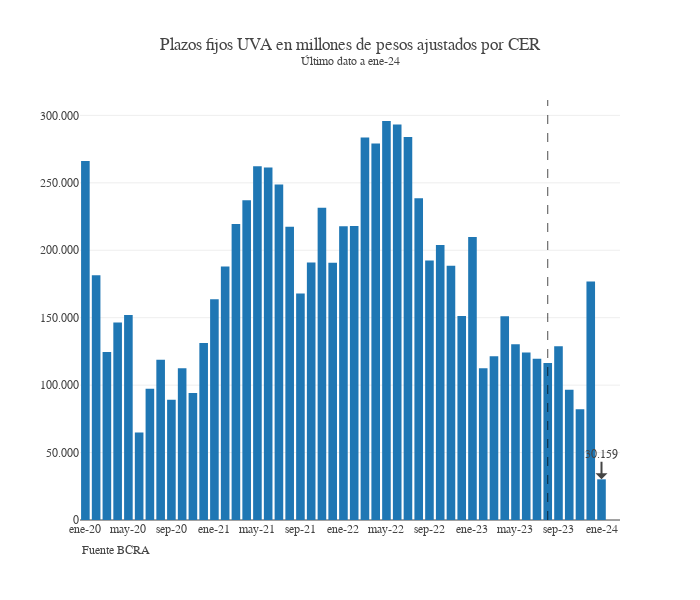

Source (notebook cell):
### Code cell
fig = go.Figure()
fig.add_trace(go.Bar(x = df_ajustado_mensual.index, y = df_ajustado_mensual["pf_uva_total"]))
# fig.add_trace(go.Bar(x = df_ajustado_mensual.index, y = df_ajustado_mensual["pf_trad_total"]))
ultimo_dato = df_ajustado_mensual["pf_uva_total"].iloc[-1]
ultimo_mes = df_ajustado_mensual.index[-1]
fig.update_layout(template = None, separators = ",.", font_family = "georgia",
                  title_text = f"Plazos fijos UVA en millones de pesos ajustados por CER<br><sup>Último dato a {ultimo_mes}",
                  height = 600, width = 700, )
fig.update_yaxes(tickformat = ",")
fig.update_xaxes(nticks = 15)
fig.add_vline(x="ago-23", line_dash = "dash", line_width=.7)
fig.add_annotation(text = format(int(ultimo_dato), ',').replace(',', '.'), x = ultimo_mes, y = ultimo_dato,ax=0,ay=-25)
fig.add_annotation(text="Fuente BCRA", showarrow=False, xref="paper",yref="paper", x=0,y=-.09)

### Figure 1 — Plotly figure (JSON) as saved in the notebook; plotly's stock layout.template omitted (floating-point values rounded to 4 significant figures)
{"data": [{"type": "bar", "x": ["ene-20", "feb-20", "mar-20", "abr-20", "may-20", "jun-20", "jul-20", "ago-20", "sep-20", "oct-20", "nov-20", "dic-20", "ene-21", "feb-21", "mar-21", "abr-21", "may-21", "jun-21", "jul-21", "ago-21", "sep-21", "oct-21", "nov-21", "dic-21", "ene-22", "feb-22", "mar-22", "abr-22", "may-22", "jun-22", "jul-22", "ago-22", "sep-22", "oct-22", "nov-22", "dic-22", "ene-23", "feb-23", "mar-23", "abr-23", "may-23", "jun-23", "jul-23", "ago-23", "sep-23", "oct-23", "nov-23", "dic-23", "ene-24"], "y": [266300.0, 181400.0, 124600.0, 146500.0, 151900.0, 64860.0, 97390.0, 118800.0, 89200.0, 112400.0, 94230.0, 131200.0, 163600.0, 187900.0, 219500.0, 237100.0, 262300.0, 261300.0, 248700.0, 217500.0, 168000.0, 190800.0, 231600.0, 190700.0, 217800.0, 218100.0, 283600.0, 279100.0, 295800.0, 293300.0, 284000.0, 238600.0, 192500.0, 203900.0, 188400.0, 151200.0, 209800.0, 112500.0, 121500.0, 151000.0, 130300.0, 124100.0, 119600.0, 116500.0, 128900.0, 96570.0, 82090.0, 176900.0, 30160.0]}], "layout": {"annotations": [{"ax": 0, "ay": -25, "text": "30.159", "x": "ene-24", "y": 30160.0}, {"showarrow": false, "text": "Fuente BCRA", "x": 0, "xref": "paper", "y": -0.09, "yref": "paper"}], "font": {"family": "georgia"}, "height": 600, "separators": ",.", "shapes": [{"line": {"dash": "dash", "width": 0.7}, "type": "line", "x0": "ago-23", "x1": "ago-23", "xref": "x", "y0": 0, "y1": 1, "yref": "y domain"}], "title": {"text": "Plazos fijos UVA en millones de pesos ajustados por CER<br><sup>Último dato a ene-24"}, "width": 700, "xaxis": {"nticks": 15}, "yaxis": {"tickformat": ","}}}
